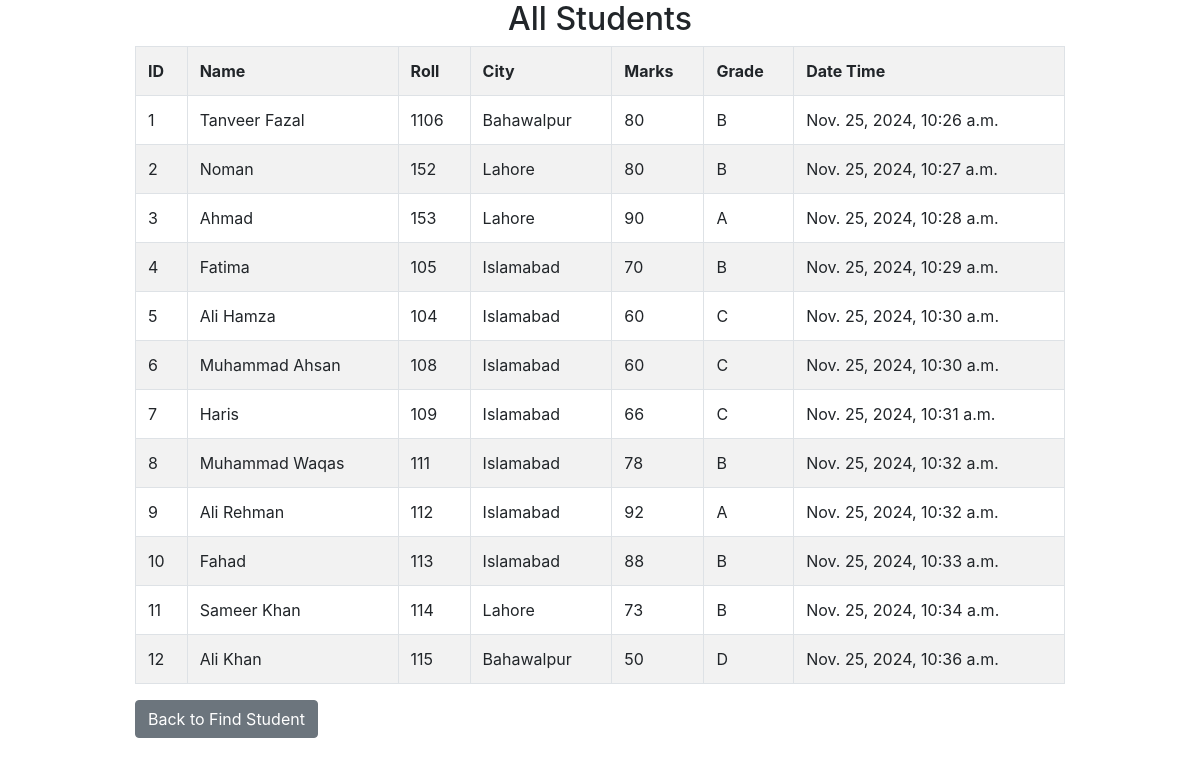
The app's page /students/table/ with its own data.
### db_app/models.py (models this page shows, shortened)
class Student(models.Model):
    GRADE_CHOICES = [
        ('A', 'A'),
        ('B', 'B'),
        ('C', 'C'),
        ('D', 'D'),
    ]
    name = models.CharField(max_length=40)
    roll = models.IntegerField(unique=True, null=False)
    city = models.CharField(max_length=40)
    marks = models.IntegerField()
    grade = models.CharField(max_length=1, choices=GRADE_CHOICES)
    date_time = models.DateTimeField(auto_now_add=True)

### db_app/views.py (the view)
# urls.py: path('students/table/', views.student_list, name='student_list'),
def student_list(request):
    students = Student.objects.all()
    return render(request, 'table.html', {'students': students})

### db_app/templates/table.html (shortened to what this page needs)
<!DOCTYPE html>
<html lang="en">
<head>
  <link rel="stylesheet" href="https://stackpath.bootstrapcdn.com/bootstrap/4.5.2/css/bootstrap.min.css">
</head>
<body>
  <h2 class="text-center">All Students</h2>
  <div class="container" style="width: 80%;">
    <table class="table table-bordered table-striped table-hover mx-auto">
      <tr>
        <th>ID</th>
        <th>Name</th>
        <th>Roll</th>
        <th>City</th>
        <th>Marks</th>
        <th>Grade</th>
        <th>Date Time</th>
      </tr>
      {% for student in students %}
      <tr>
        <td>{{ student.id }}</td>
        <td>{{ student.name }}</td>
        <td>{{ student.roll }}</td>
        <td>{{ student.city }}</td>
        <td>{{ student.marks }}</td>
        <td>{{ student.grade }}</td>
        <td>{{ student.date_time }}</td>
      </tr>
      {% endfor %}
    </table>
    <div class="text-left">
      <a href="{% url 'find_student' %}" class="btn btn-secondary">Back to Find Student</a>
    </div>
  </div>
</body>
</html>

### records on screen
Student: id "1", name "Tanveer Fazal", roll "1106", city "Bahawalpur", marks "80", grade "B", date_time "Nov. 25, 2024, 10:26 a.m."
Student: id "2", name "Noman", roll "152", city "Lahore", marks "80", grade "B", date_time "Nov. 25, 2024, 10:27 a.m."
Student: id "3", name "Ahmad", roll "153", city "Lahore", marks "90", grade "A", date_time "Nov. 25, 2024, 10:28 a.m."
Student: id "4", name "Fatima", roll "105", city "Islamabad", marks "70", grade "B", date_time "Nov. 25, 2024, 10:29 a.m."
Student: id "5", name "Ali Hamza", roll "104", city "Islamabad", marks "60", grade "C", date_time "Nov. 25, 2024, 10:30 a.m."
Student: id "6", name "Muhammad Ahsan", roll "108", city "Islamabad", marks "60", grade "C", date_time "Nov. 25, 2024, 10:30 a.m."
Student: id "7", name "Haris", roll "109", city "Islamabad", marks "66", grade "C", date_time "Nov. 25, 2024, 10:31 a.m."
Student: id "8", name "Muhammad Waqas", roll "111", city "Islamabad", marks "78", grade "B", date_time "Nov. 25, 2024, 10:32 a.m."
Student: id "9", name "Ali Rehman", roll "112", city "Islamabad", marks "92", grade "A", date_time "Nov. 25, 2024, 10:32 a.m."
Student: id "10", name "Fahad", roll "113", city "Islamabad", marks "88", grade "B", date_time "Nov. 25, 2024, 10:33 a.m."
Student: id "11", name "Sameer Khan", roll "114", city "Lahore", marks "73", grade "B", date_time "Nov. 25, 2024, 10:34 a.m."
Student: id "12", name "Ali Khan", roll "115", city "Bahawalpur", marks "50", grade "D", date_time "Nov. 25, 2024, 10:36 a.m."
